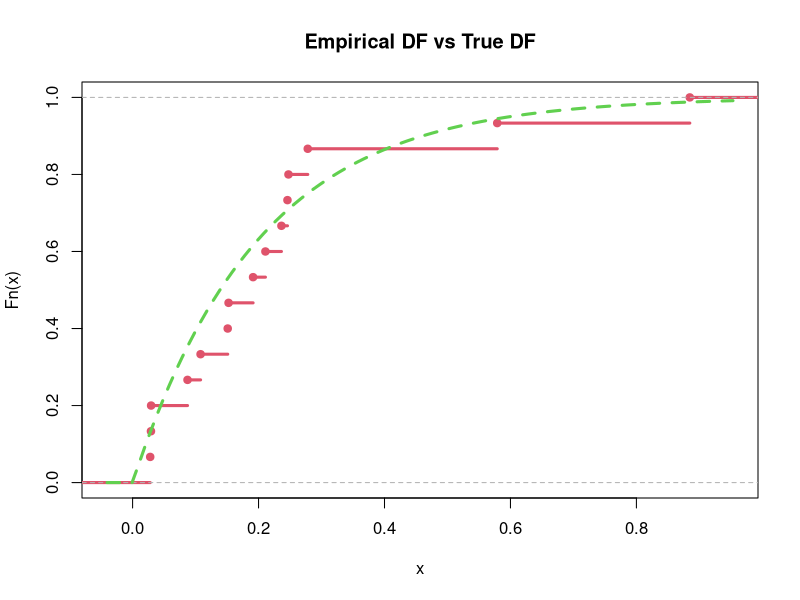
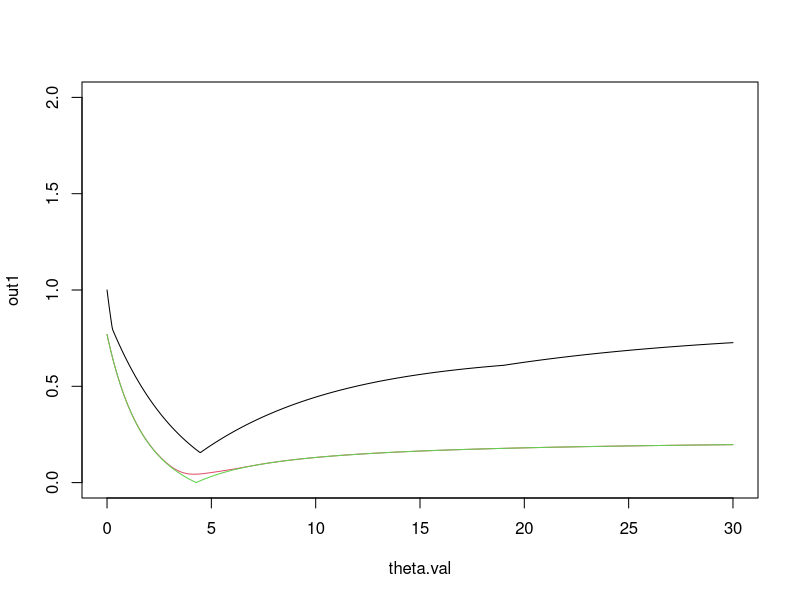
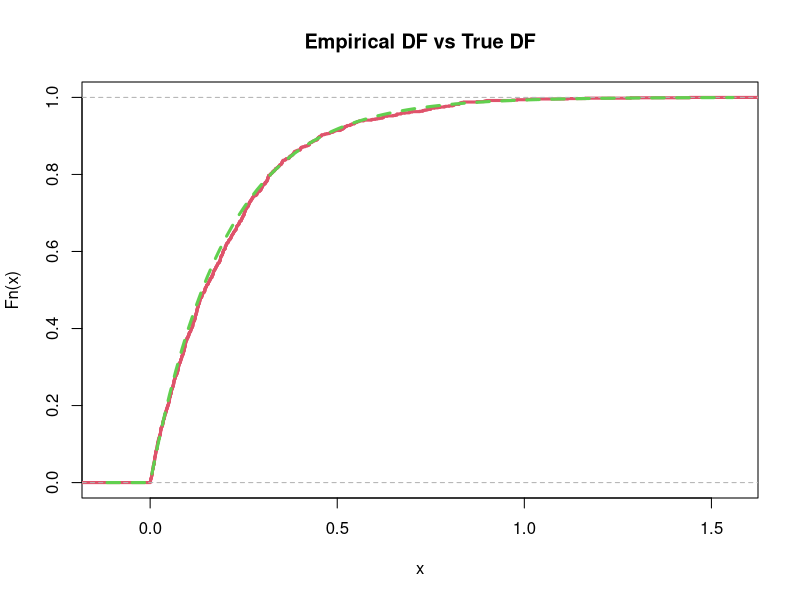
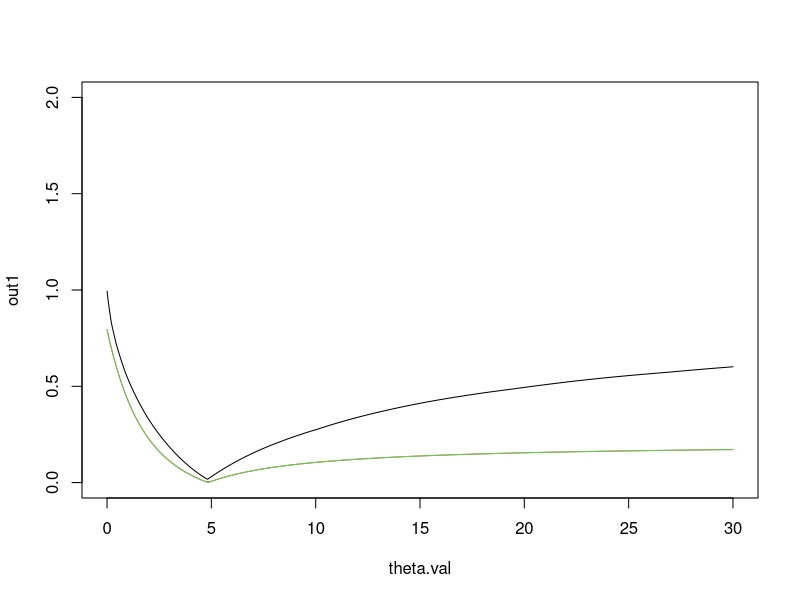

Reproduce these figures in R, in order.

theta=5
set.seed(1)
n=15
x=rexp(n,theta)
Fn=ecdf(x)

plot(Fn,lwd=3,col=2,main="Empirical DF vs True DF")
curve(pexp(x,theta),add=TRUE,lwd=3,lty=2,col=3)


### distance
xx=seq(0,1,length.out=1000)

distance1=function(theta) return(max(abs(Fn(xx)-pexp(xx,theta))))
distance2=function(theta) return(mean(abs(Fn(xx)-pexp(xx,theta))))
distance3=function(theta) return(sqrt(mean(Fn(xx)-pexp(xx,theta))^2))

theta.val=seq(0,30,length.out=1000)
out1=out2=out3=0
for (i in 1:1000) {out1[i]=distance1(theta.val[i])
out2[i]=distance2(theta.val[i])    
out3[i]=distance3(theta.val[i])}


plot(theta.val,out1,type='l',col=1,ylim=c(0,2))
lines(theta.val,out2,type='l',col=2)
lines(theta.val,out3,type='l',col=3)

theta.val[which.min(out1)]
theta.val[which.min(out2)]
theta.val[which.min(out3)]

optim(1,distance1,method="BFGS")$par
optim(1,distance2,method="BFGS")$par
optim(1,distance3,method="BFGS")$par


#### the sample with n=1000

theta=5
set.seed(123)
n=1000
x=rexp(n,theta)
Fn=ecdf(x)

plot(Fn,lwd=3,col=2,main="Empirical DF vs True DF")
curve(pexp(x,theta),add=TRUE,lwd=3,lty=2,col=3)


### distance
xx=seq(0,1,length.out=1000)

distance1=function(theta) return(max(abs(Fn(xx)-pexp(xx,theta))))
distance2=function(theta) return(mean(abs(Fn(xx)-pexp(xx,theta))))
distance3=function(theta) return(sqrt(mean(Fn(xx)-pexp(xx,theta))^2))

theta.val=seq(0,30,length.out=1000)
out1=out2=out3=0
for (i in 1:1000) {out1[i]=distance1(theta.val[i])
out2[i]=distance2(theta.val[i])    
out3[i]=distance3(theta.val[i])}


plot(theta.val,out1,type='l',col=1,ylim=c(0,2))
lines(theta.val,out2,type='l',col=2)
lines(theta.val,out3,type='l',col=3)

theta.val[which.min(out1)]
theta.val[which.min(out2)]
theta.val[which.min(out3)]

optim(1,distance1,method="BFGS")$par
optim(1,distance2,method="BFGS")$par
optim(1,distance3,method="BFGS")$par